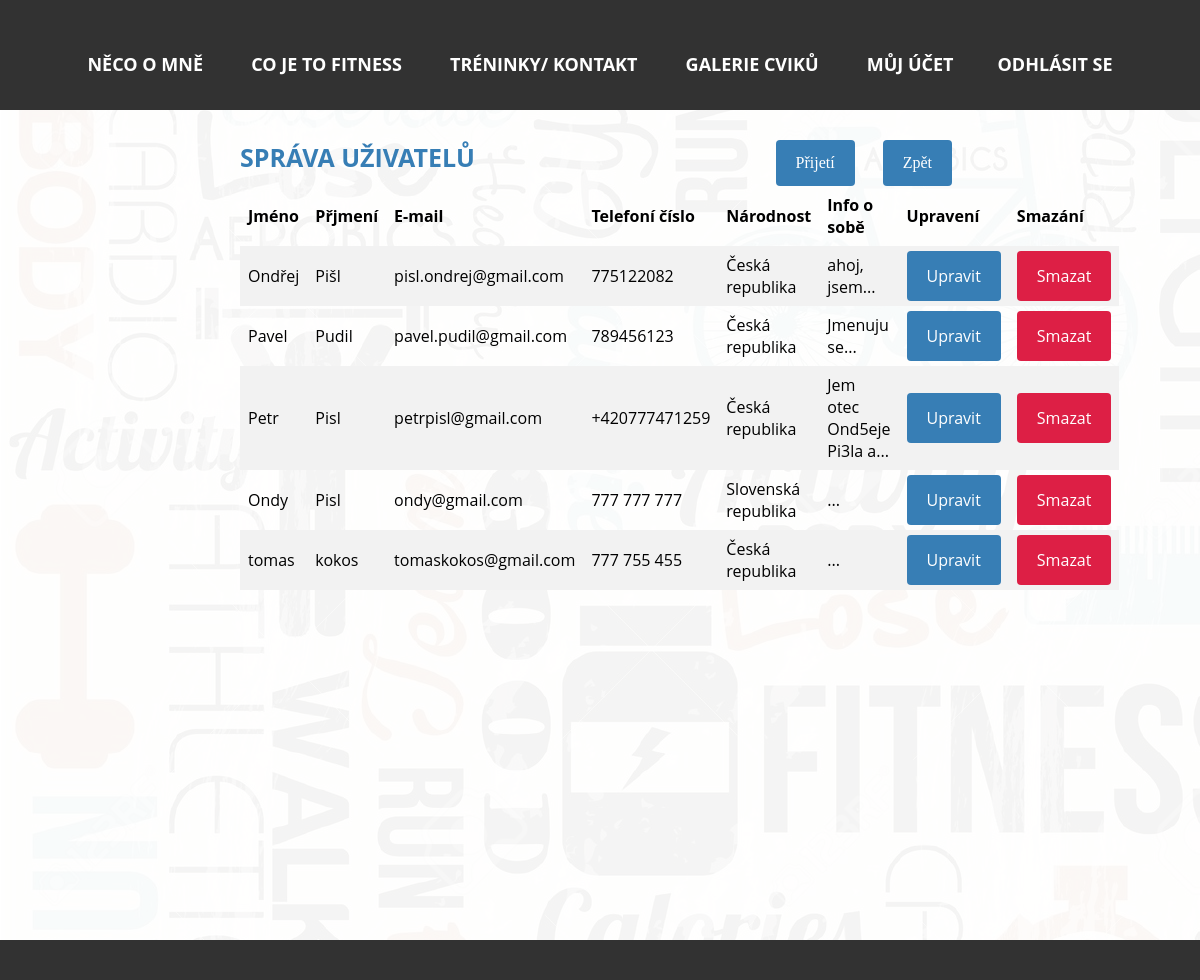
The app's page /PHP/sprava-uzivatelu.php (signed in), older data.
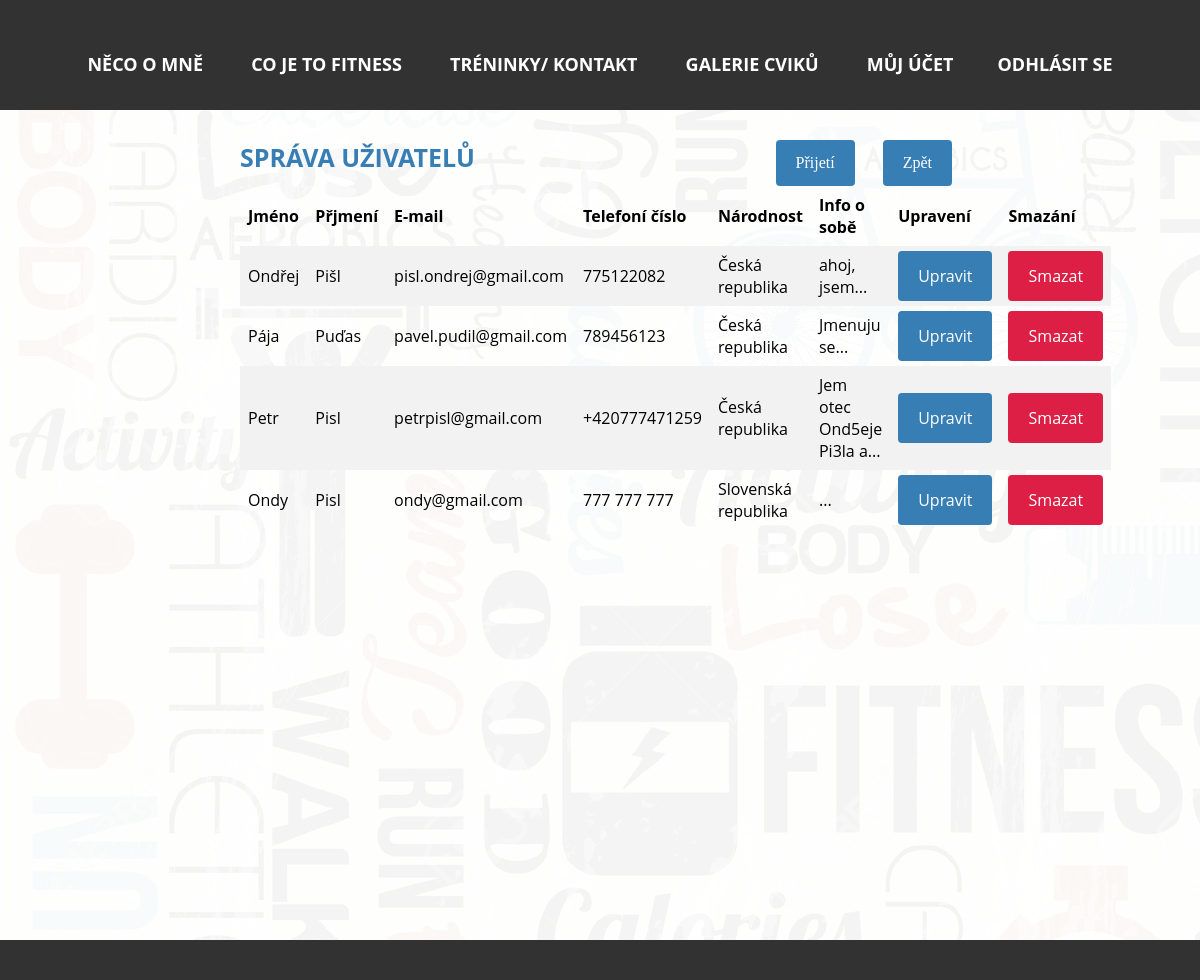
The same page, newer data.
### tables this page shows
CREATE TABLE `uzivatele` (
  `id` int(10) NOT NULL,
  `jmeno` varchar(254) DEFAULT NULL,
  `prijmeni` varchar(254) DEFAULT NULL,
  `datum` date DEFAULT NULL,
  `vyska` float NOT NULL,
  `email` varchar(254) NOT NULL,
  `heslo` char(50) NOT NULL,
  `tel` varchar(15) DEFAULT NULL,
  `pohlavi` tinyint(1) NOT NULL,
  `narodnost_id` int(5) NOT NULL,
  `info` varchar(500) DEFAULT NULL,
  `prava` tinyint(1) NOT NULL DEFAULT '0' COMMENT '0 je pro normálního uživatele 1 pro admina',
  `potvrzeni_pristupu` tinyint(1) NOT NULL DEFAULT '0' COMMENT '0 pro každého registrovaného '
);

CREATE TABLE `narodnosti` (
  `id` int(10) NOT NULL,
  `nazev` varchar(50) NOT NULL
);

### PHP/fce.php (called while the page is built)
<?php
function zkratitText($text, $znaku) {
    $mezera = strrpos(substr($text, 0, $znaku), " ");
    return substr($text, 0, $mezera) . "...";
}
?>

### PHP/sprava-uzivatelu.php (the view, shortened to what this page needs)
<?php
include 'pripojeni.php';
?>
<!doctype html>
<html>
    <head>
        <link rel="stylesheet" href="../CSS/css.css">
    </head>
    <body>
        <div class="barva">
            <?php
            include 'menu.php';
            include 'fce.php';
            ?>
            <article>
                <?php
                if ($_SESSION["prava"] == 1) {
                    echo "<a href='uzivatel.php' class='uzivatelodkazy'>Zpět</a>";
                    echo "<a href='prijeti.php' class='uzivatelodkazy'>Přijetí</a>";
                }
                ?><div><?php
                    echo "<h1>Správa uživatelů</h1>";
                    echo "<div class='formprijeti'><table>
   <tr>
     <th>Jméno</th>
     <th>Přjmení</th>
     <th>E-mail</th>
     <th>Telefoní číslo</th>
     <th>Národnost</th>
     <th>Info o sobě</th>
	 <th>Upravení</th>
	 <th>Smazání</th>
   </tr>";
                    $data = mysqli_query($connect, "select uzivatele.id as uzivatel_id, uzivatele.jmeno, uzivatele.prijmeni,
            uzivatele.datum, uzivatele.vyska, uzivatele.email, uzivatele.tel, uzivatele.pohlavi, uzivatele.narodnost_id,
            uzivatele.info, narodnosti.id as narodnost_id, narodnosti.nazev as narodnost_nazev from uzivatele LEFT JOIN
            narodnosti ON uzivatele.narodnost_id=narodnosti.id where potvrzeni_pristupu='1' order by uzivatele.id");
                    while ($zaznam = mysqli_fetch_array($data)) {
                        $informace = zkratitText($zaznam["info"], 30);
                        echo "   <tr>
     <td>{$zaznam["jmeno"]}</td>
     <td>{$zaznam["prijmeni"]}</td>
     <td>{$zaznam["email"]}</td>
     <td>{$zaznam["tel"]}</td>
     <td>{$zaznam["narodnost_nazev"]}</td>
     <td title='{$zaznam['info']}'>$informace</td>
     <td><a href='edit.php?id={$zaznam["uzivatel_id"]}' class='spravaodkazy'>Upravit</a></td>
     <td><a href='odmitnuti.php?id={$zaznam["uzivatel_id"]}' class='spravaodmitnutiodkazy'>Smazat</a></td>
   </tr> ";
                    }
                    echo "</table></div>";
                    ?>
                </div>
            </article>
            <footer>
            </footer>
        </div>
    </body>
</html>

### PHP/menu.php
<header>
    <div class="odkazy">
        <div class="odkazymobil"><a href="index.php">NĚCO O MNĚ</a></div>
        <div class="odkazymobil"><a href="fitness.php" class="mezery">CO JE TO FITNESS</a></div>
        <div class="odkazymobil"><a href="treninky.php" class="mezery">TRÉNINKY/ KONTAKT</a></div>
        <div class="odkazymobil"><a href="galerie.php" class="mezery">GALERIE CVIKŮ</a></div>
        <?php
        if (isset($_SESSION["email"])) {
            echo "<div class='odkazymobil'><a href='uzivatel.php' class='mezery'>MŮJ ÚČET</a></div>";
            echo "<div class='odkazymobil'><a href='odhlaseni.php' class='mezery'>ODHLÁSIT SE</a></div>";
        } else {
            echo"<div class='odkazymobil'><a href='registrace.php' class='mezery'>REGISTRACE</a></div>
       <div class='odkazymobil'><a href='prihlaseni.php' class='mezery'>PŘIHLÁŠENÍ</a></div>";
        }
        ?>
    </div>
</header>

### CSS/css.css (style rules this page uses)
@media screen and (min-width: 1090px) { body { margin: 0; padding: 0; width: 100%; background-image: url(../foto/pozadiFitness.jpg); } }
@media screen and (min-width: 1090px) { .barva { background-color: rgba(255, 255, 255, 0.95); } }
@media screen and (min-width: 1090px) { header { width: 100%; background-color: #323232; height: 60px; display: inline-block; padding-top: 40px; padding-bottom: 10px; font-family: 'Russo One', 'Open Sans', Arial, sans-serif; } }
@media screen and (min-width: 1090px) { header a { text-decoration: none; color: white; font-weight: bold; font-size: 18px; } }
@media screen and (min-width: 1090px) { article { width: 60%; min-height: 100vh; margin: auto; text-align: left; padding: 30px 10px 0px 10px; } }
@media screen and (min-width: 1090px) { footer { width: 100%; background-color: #323232; height: 40px; float: left; } }
@media screen and (min-width: 1090px) { .odkazy { text-align: center; padding: 0; margin: auto; } }
@media screen and (min-width: 1090px) { .odkazymobil { display: inline-block; width: 14.66666667; margin: 1%; } }
@media screen and (min-width: 1090px) { .mezery { padding-left: 20px; } }
@media screen and (min-width: 1090px) { h1 { color: #377EB5; margin: 0; font-size: 25px; font-family: 'Russo One', 'Open Sans', Arial, sans-serif; text-transform: uppercase; } }
@media screen and (min-width: 1090px) { table { border-collapse: collapse; width: 100%; font-family: 'Open Sans', Arial, sans-serif; } }
@media screen and (min-width: 1090px) { th, td { text-align: left; padding: 8px; height: 40px; } }
@media screen and (min-width: 1090px) { tr:nth-child(even) { background-color: #f2f2f2 } }
@media screen and (min-width: 1090px) { .spravaodkazy { text-decoration: none; width: 100%; background-color: #377EB5; color: white; padding: 14px 20px; margin: 8px 0; border: none; border-radius: 4px; cursor: pointer; } }
@media screen and (min-width: 1090px) { .uzivatelodkazy { text-decoration: none; background-color: #377EB5; color: white; padding: 14px 20px; border: none; border-radius: 4px; cursor: pointer; margin-left: 20px; margin-right: 8px; float: right; } }
@media screen and (min-width: 1090px) { .spravaodmitnutiodkazy { text-decoration: none; width: 100%; background-color: #dd1f45; color: white; padding: 14px 20px; margin: 8px 0; border: none; border-radius: 4px; cursor: pointer; } }

Row changes from the older to the newer data that the page shows:
removed uzivatele: jmeno "tomas", prijmeni "kokos", email "tomaskokos@gmail.com", tel "777 755 455", narodnosti.nazev "Česká republika", info "..."
changed uzivatele "pavel.pudil@gmail.com": jmeno "Pavel" → "Pája"; prijmeni "Pudil" → "Puďas"
